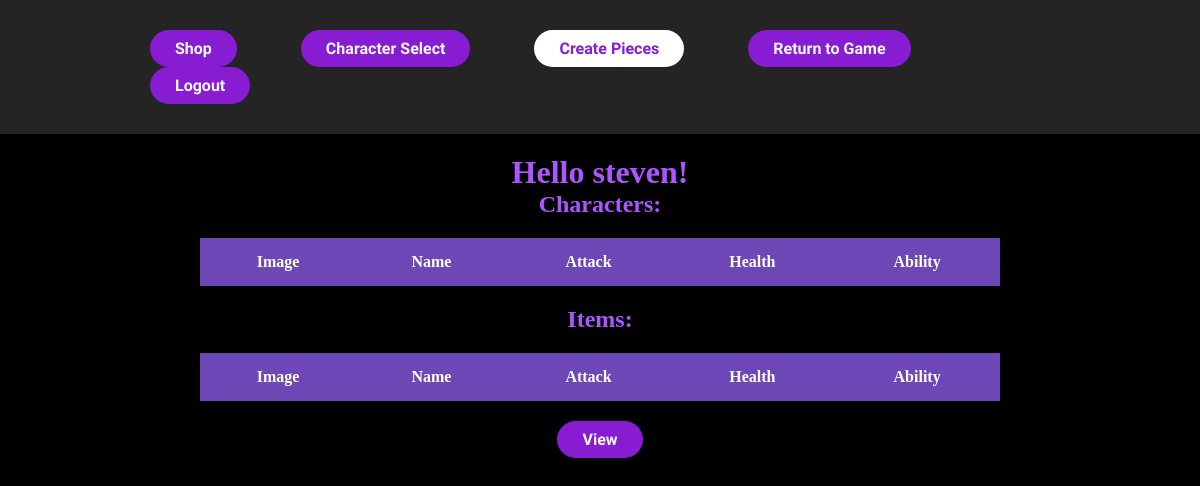
/dashboard (signed in), run on an earlier commit of the app's database.
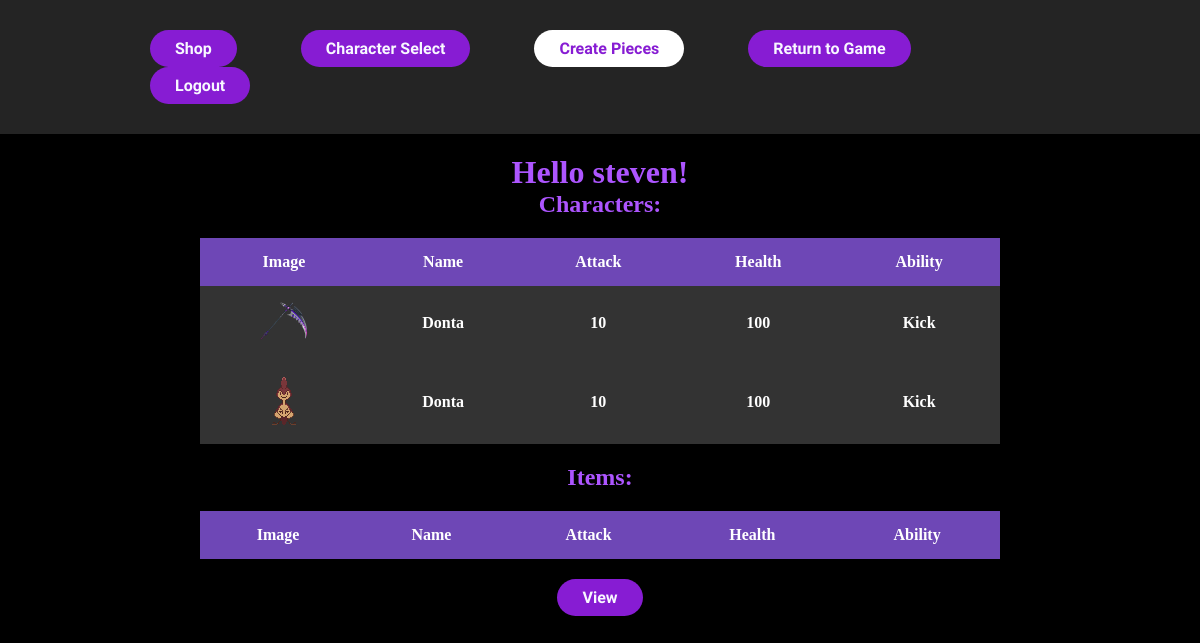
And on a later commit of the database.
### main/models.py (models this page shows)
class Character(models.Model):
    name = models.CharField(max_length=20)
    attack = models.IntegerField()
    health = models.IntegerField()
    ability = models.CharField(max_length=20)
    link = models.CharField(max_length=255)
    user = models.ForeignKey(User, related_name="characters", on_delete=models.CASCADE)
    created_at = models.DateTimeField(auto_now_add=True)
    updated_at = models.DateTimeField(auto_now=True)

### main/views.py (the view)
# urls.py: path('dashboard', views.dashboard),
def dashboard(request):
    if 'user_id' not in request.session:
        return redirect('/')
    context = {
        "user": User.objects.get(id=request.session['user_id']),
        "all_characters": Character.objects.all(),
        "all_items": Item.objects.all(),
    }
    return render(request, 'dashboard.html', context)

### main/templates/dashboard.html (shortened to what this page needs)
<!DOCTYPE html>
<html lang="en">
<head>
    {% load static %}
    <link type="text/css" rel="stylesheet" href="{% static 'css/dashboards.css' %}">
</head>
<body style="background-color:black">
    <header>
        <nav>
            <ul class="nav_links">
                <li>
                    <a class="cta" href="/shop"><button>Shop</button></a>
                </li>
                <li>
                    <a class="cta" href="/character"><button>Character Select</button></a>
                </li>
                <li>
                    <a class="cta" href="/chosen"><button class="select">Create Pieces</button></a>
                </li>
                <li>
                    <a class="cta" href="/game"><button>Return to Game</button></a>
                </li>
                <li>
                    <a class="cta" href="/logout"><button>Logout</button></a>
                </li>
            </ul>
        </nav>
    </header>
    <div class="main-info">
        <h1>Hello {{user.first_name}}!</h1>
        <h2>Characters:</h2>
            <table>
                <thead>
                    <tr>
                        <th>Image</th>
                        <th>Name</th>
                        <th>Attack</th>
                        <th>Health</th>
                        <th>Ability</th>
                    </tr>
                </thead>
                <tbody>
                    {% for character in all_characters %}
                    <tr>
                        <th>
                            <img src="{{character.link}}" alt="" style="max-height:50px; max-width:50px;">
                        </th>
                        <th>{{character.name}}</th>
                        <th>{{character.attack}}</th>
                        <th>{{character.health}}</th>
                        <th>{{character.ability}}</th>
                    </tr>
                    {% endfor %}
                </tbody>
            </table>
            <h2 class="raise">Items:</h2>
            <table>
                <thead>
                    <tr>
                        <th>Image</th>
                        <th>Name</th>
                        <th>Attack</th>
                        <th>Health</th>
                        <th>Ability</th>
                    </tr>
                </thead>
            </table>
            <div class="link">
                <a href="/character"><button> View</button></a>
            </div>
        </div>
</body>
</html>

What changed in the data, as far as the page shows it:
added Character: link (picture), name "Donta", attack "10", health "100", ability "Kick"
added Character: link (picture), name "Donta", attack "10", health "100", ability "Kick"
